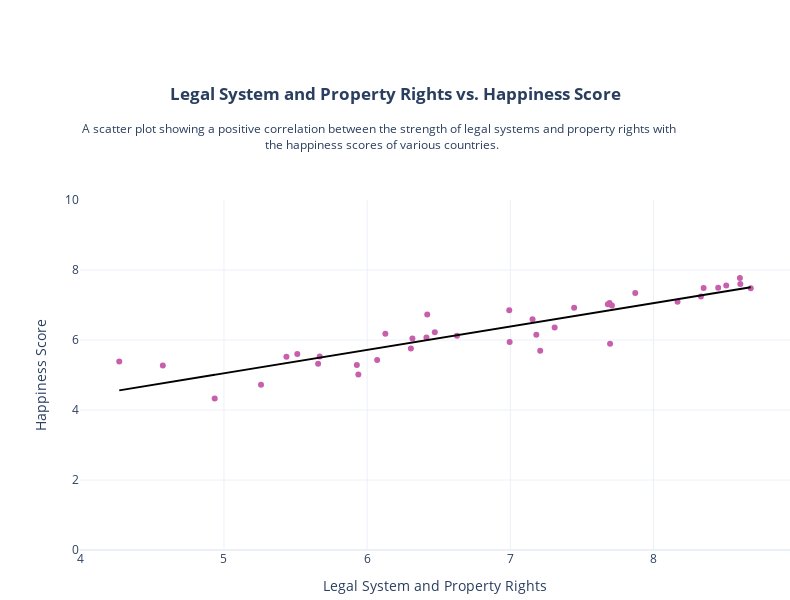

Write notebook code for a chart like this one.
### Markdown cell above
### Zooming In
To further explore the relationship between happiness and legal freedom, we delve into a scatter plot focusing on the correlation between the Happiness Score and Economic Freedom - Legal System and Property Rights. The scatter plot reveals a clear linear relationship, underscoring that higher legal freedom is associated with higher happiness levels. The trend line in the scatter plot reinforces this observation, illustrating that as legal freedom increases, overall happiness scores tend to rise.

### Code cell
# Convert data to numpy arrays
X = np.array(data['Legal System and Property Rights'])  # Independent variable
y = np.array(data['Happiness Score'])  # Dependent variable

# Compute coefficients of linear regression (y = mx + c)
X_mean = np.mean(X)
y_mean = np.mean(y)
m = np.sum((X - X_mean) * (y - y_mean)) / np.sum((X - X_mean) ** 2)
c = y_mean - m * X_mean

# Predicted values of y based on the regression equation
y_pred = m * X + c

# Plotting the scatter plot and regression line using Plotly
fig = go.Figure()

# Scatter plot of data points
fig.add_trace(go.Scatter(
    x=X,
    y=y,
    mode='markers',
    marker=dict(color='#c85fac'),
    name='Data Points'
))

# Regression line
fig.add_trace(go.Scatter(
    x=X,
    y=y_pred,
    mode='lines',
    line=dict(color='black', width=2),
    name='Regression Line'
))

# Layout settings with adjusted axis ranges
fig.update_layout(
    title='<b>Legal System and Property Rights vs. Happiness Score</b>',
    xaxis_title='Legal System and Property Rights',
    yaxis_title='Happiness Score',
    showlegend=False,
    hovermode='closest',
    template='plotly_white',
    width=790,
    height=600,
    margin=dict(t=200, r=0,b=50),
    yaxis_range=[0, 10],  # Set range for y-axis
)

fig.add_annotation(x=0, y=1.13,
                   xref='paper', yref='paper',
                   showarrow=False,
                   xanchor='left',
                   yanchor='bottom',
                   align='center',
                   text="A scatter plot showing a positive correlation between the strength of legal systems and property rights with <br> the happiness scores of various countries.")

# Show the plot
fig.update_layout(title_x=0.5)
fig.show()

### Figure 1 — Plotly figure (JSON) as saved in the notebook; plotly's stock layout.template omitted (floating-point values rounded to 4 significant figures)
{"data": [{"marker": {"color": "#c85fac"}, "mode": "markers", "name": "Data Points", "type": "scatter", "x": [8.679, 8.606, 7.181, 7.681, 7.693, 7.696, 6.42, 6.992, 8.35, 6.995, 8.603, 8.451, 6.316, 8.167, 7.709, 7.309, 6.414, 8.331, 5.259, 5.939, 7.208, 8.507, 7.872, 5.436, 7.445, 6.472, 7.155, 6.305, 6.627, 6.07, 5.669, 6.127, 5.512, 5.928, 4.573, 4.269, 5.657, 4.935], "y": [7.48, 7.6, 6.149, 7.021, 7.054, 5.893, 6.726, 6.852, 7.488, 5.94, 7.769, 7.494, 6.046, 7.09, 6.985, 6.354, 6.07, 7.246, 4.719, 5.011, 5.693, 7.554, 7.343, 5.523, 6.923, 6.223, 6.592, 5.758, 6.118, 5.432, 5.529, 6.182, 5.603, 5.287, 5.274, 5.386, 5.323, 4.332]}, {"line": {"color": "black", "width": 2}, "mode": "lines", "name": "Regression Line", "type": "scatter", "x": [8.679, 8.606, 7.181, 7.681, 7.693, 7.696, 6.42, 6.992, 8.35, 6.995, 8.603, 8.451, 6.316, 8.167, 7.709, 7.309, 6.414, 8.331, 5.259, 5.939, 7.208, 8.507, 7.872, 5.436, 7.445, 6.472, 7.155, 6.305, 6.627, 6.07, 5.669, 6.127, 5.512, 5.928, 4.573, 4.269, 5.657, 4.935], "y": [7.509, 7.46, 6.508, 6.842, 6.85, 6.852, 5.999, 6.382, 7.289, 6.383, 7.458, 7.357, 5.93, 7.167, 6.861, 6.594, 5.995, 7.276, 5.223, 5.677, 6.526, 7.395, 6.97, 5.341, 6.685, 6.034, 6.49, 5.922, 6.138, 5.765, 5.497, 5.803, 5.392, 5.67, 4.764, 4.561, 5.489, 5.006]}], "layout": {"annotations": [{"align": "center", "showarrow": false, "text": "A scatter plot showing a positive correlation between the strength of legal systems and property rights with <br> the happiness scores of various countries.", "x": 0, "xanchor": "left", "xref": "paper", "y": 1.13, "yanchor": "bottom", "yref": "paper"}], "height": 600, "hovermode": "closest", "margin": {"b": 50, "r": 0, "t": 200}, "showlegend": false, "title": {"text": "<b>Legal System and Property Rights vs. Happiness Score</b>", "x": 0.5}, "width": 790, "xaxis": {"title": {"text": "Legal System and Property Rights"}}, "yaxis": {"range": [0, 10], "title": {"text": "Happiness Score"}}}}
